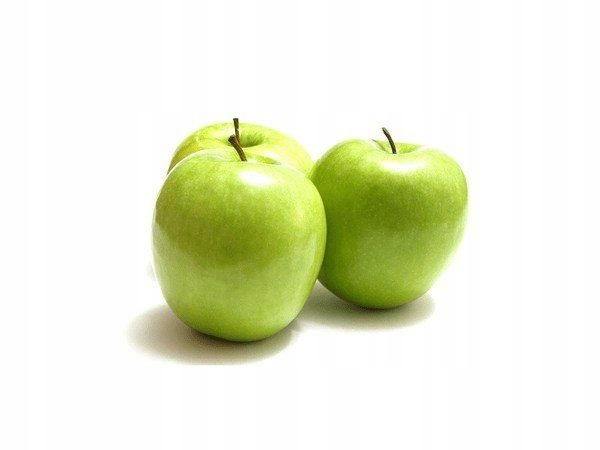
#> input picture notebooks/jablka.jpeg, 600 x 450 px
$ jupyter execute --allow-errors FourthClasses.ipynb
#> lines starting #> are read from the running program, lines starting #| are printed output that depends on the picture; after the words box and inside, x2 and y2 are one past the last pixel; in counts of white or black regions, pixels touching at a corner belong together
[cell 1]
import matplotlib.pyplot as plt
import matplotlib.animation as anim
import numpy as np

def uzupelnij_plik():
    f = open("dane.txt","w+")
    w = str(list(range(100))).replace(",","").replace("[","").replace("]","")
    print(w)
    f.write(w)
    f.close()

def odczytaj():
    f = open("dane.txt","r")
    w = f.read().split(" ")
    y = []
    for el in w:            # y = [float(el) for el in w]
        y.append(float(el)) #
    f.close()
    return y

uzupelnij_plik()
yvalues = odczytaj()
fig = plt.figure(1)
lines = plt.plot(yvalues)
# plt.xlabel("dane")

def update(i):
    # generuj()
    y = odczytaj()
    plt.clf()
    plt.plot(y)
    # lines[0].set_xdata(range(len(y)))
    # lines[0].set_ydata(y)
    # return lines

ani = anim.FuncAnimation(fig, update, interval=100)
plt.show()
#> figure, not shown here; curve peaks at x = 99, y = 99

[cell 2]
import matplotlib.pyplot as plt
import matplotlib.animation as anim
import numpy as np

def uzupelnij_plik():
    f = open("dane.txt","w")
    w = str(list(range(100))).replace(",","").replace("[","").replace("]","")
    print(w)
    f.write(w)
    f.close()

def odczytaj():
    f = open("dane.txt","r")
    w = f.read().split(" ")
    y = []
    for el in w:            # y = [float(el) for el in w]
        y.append(float(el)) #
    f.close()
    return y

def generuj():
    f = open("dane.txt","a")
    f.write(" "+str(np.random.uniform(0,50)))
    f.close()

uzupelnij_plik()
yvalues = odczytaj()
fig = plt.figure(1)
lines = plt.plot(yvalues)
# plt.xlabel("dane")

def update(i):
    generuj()
    y = odczytaj()
    plt.clf()
    plt.plot(y)
    # lines[0].set_xdata(range(len(y)))
    # lines[0].set_ydata(y)
    # return lines

ani = anim.FuncAnimation(fig, update, interval=100)
plt.show()
#> figure, not shown here; curve peaks at x = 99, y = 99

[cell 3]
import numpy as np
y = [1, 1, 1]
print(y*3)
x = np.zeros((3,4))
x = 3*np.ones((3,4))
print(x)

[cell 4]
import numpy as np
import matplotlib.pyplot as plt

x = np.linspace(-5,5,200)
y = x**2-5*x+3

plt.plot(x,y)
plt.show()
#> figure, not shown here; curve peaks at x = -5, y = 53

[cell 5]
import numpy as np
import matplotlib.pyplot as plt
import matplotlib.animation as anim

def update(i):
    x = np.linspace(-5,5,i)
    y = x**2-5*x+3
    plt.clf()
    plt.plot(x,y)

x = np.linspace(-5,5,1)
y = x**2-5*x+3
fig = plt.figure(1)

plt.plot(x,y)
ani = anim.FuncAnimation(fig, update, interval=10, frames=100, repeat=False)
plt.show()

[cell 6]
import numpy as np
import matplotlib.pyplot as plt
import matplotlib.animation as anim

def update(i):
    x = np.linspace(-5,-5+i/10,200)
    y = np.sin(x)
    plt.clf()
    plt.plot(x,y)

x = np.linspace(-5,-5,200)
y = np.sin(x)
fig = plt.figure(1)

plt.plot(x,y)
ani = anim.FuncAnimation(fig, update, interval=10)
plt.show()

[cell 7]
import numpy as np
import matplotlib.pyplot as plt
import matplotlib.animation as anim

def update(i):
    x = np.linspace(-5,-5+i/10,200)
    y = np.sin(x)
    z = np.cos(x)
    plt.clf()
    plt.plot(x,y,'o')
    plt.plot(x,z,'x')
    plt.xlim([-5, 50])

x = np.linspace(-5,-5,200)
y = np.sin(x)
z = np.cos(x)
plt.plot(x,z)
fig = plt.figure(1)

plt.plot(x,y)
ani = anim.FuncAnimation(fig, update, interval=10)
plt.show()

[cell 8]
import numpy as np
import matplotlib.pyplot as plt
import matplotlib.animation as anim

def update(i):
    x = np.linspace(-5,-5+i/10,200)
    y = -np.exp(-x)/10+x**2-5*x+3 + 10*x*np.sin(x)
    plt.clf()
    plt.plot(x,y)

x = np.linspace(-5,-5,200)
y = -np.exp(-x)/10+x**2-5*x+3 + x*np.sin(x)
fig = plt.figure(1)

plt.plot(x,y)
ani = anim.FuncAnimation(fig, update, interval=10)
plt.show()

[cell 9]
import numpy as np
import matplotlib.pyplot as plt
import matplotlib.animation as anim

def update(i):
    x = np.linspace(-5,-5+i/10,200)
    y = -np.exp(-x)/10+x**2-5*x+3 + 10*x*np.sin(x)+10*np.random.uniform(size=x.size)
    plt.clf()
    plt.plot(x,y)

x = np.linspace(-5,-5,200)
y = -np.exp(-x)/10+x**2-5*x+3 + x*np.sin(x)
fig = plt.figure(1)

plt.plot(x,y)
ani = anim.FuncAnimation(fig, update, interval=10)
plt.show()

[cell 10]
import numpy as np
import matplotlib.pyplot as plt
import matplotlib.animation as anim

# [5 lines of commented-out code are left out]

x = np.linspace(-5,50,2000)
y = x*np.sin(x)
fig = plt.figure(1)

plt.xkcd()
plt.plot(x,y)
plt.annotate("Przykładowy tekst",[10,20])
# ani = anim.FuncAnimation(fig, update, interval=10)
plt.show()
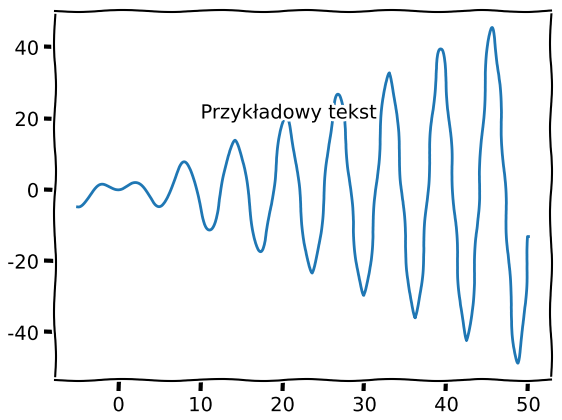
#> figure drawn by matplotlib, 1 panel; curve peaks at x = 45.57, y = 45.56

[cell 11]
import numpy as np
import matplotlib.pyplot as plt
import mpl_toolkits.mplot3d

z = np.linspace(-20,20,200)
w1 = np.cos(z)
w2 = np.sin(z)

ax = plt.axes(projection='3d')
ax.plot(w1,w2,z)
ax.scatter(w1+0.1*np.random.uniform(-1,1,size=w1.size),\
           w2+0.1*np.random.uniform(-1,1,size=w1.size),\
           z+0.1*np.random.uniform(-1,1,size=w1.size))
plt.show()
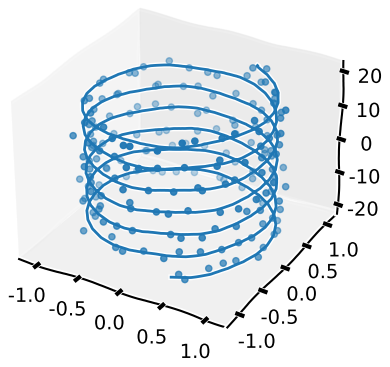
#> figure drawn by matplotlib, 1 panel

[cell 12]
import numpy as np
import matplotlib.pyplot as plt
import matplotlib.animation as anim
import mpl_toolkits.mplot3d

def update(i):
    ax.view_init(elev=30, azim=30+i)

x = np.linspace(0,10,100)
y = np.linspace(0,10,100)

X, Y = np.meshgrid(x, y)
Z = np.cos(X)+np.sin(Y)

fig = plt.figure()
ax = plt.axes(projection='3d')
# ax.plot_wireframe(X,Y,Z,color='red')
ax.plot_surface(X,Y,Z,cmap='plasma')
ax.view_init(elev=30, azim=30)

ani = anim.FuncAnimation(fig, update)
plt.show()
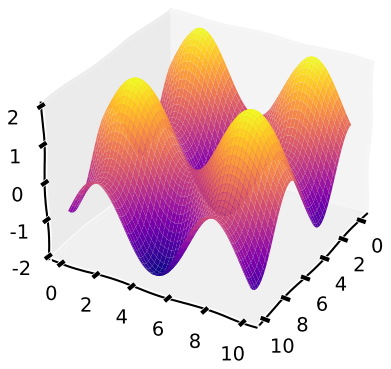
#> figure drawn by matplotlib, 1 panel

[cell 13]
import numpy as np
import matplotlib.pyplot as plt
import matplotlib.animation as anim
import mpl_toolkits.mplot3d

x = np.linspace(0,10,100)
y = np.linspace(0,10,100)

X, Y = np.meshgrid(x, y)
Z = np.cos(X)+np.sin(Y)

global xr, yr, zr

fig = plt.figure()
ax = plt.axes(projection='3d')
xr = np.array(np.random.uniform(0,10))
yr = np.array(np.random.uniform(0,10))
zr = np.array(np.cos(xr) + np.sin(yr))
ax.scatter(xr,yr,zr,color='red')
ax.plot_wireframe(X,Y,Z)

def update(i):
    global xr, yr, zr
    nx, ny = np.random.uniform(0,10), np.random.uniform(0,10)
    xr=np.append(xr,nx)
    yr=np.append(yr,ny)
    zr=np.append(zr,np.cos(nx)+np.sin(ny))
    ax.cla()
    ax.scatter(xr,yr,zr,color='red')
    ax.plot(xr,yr,zr,color='green')
    ax.plot_wireframe(X,Y,Z)

ani = anim.FuncAnimation(fig, update)
plt.show()
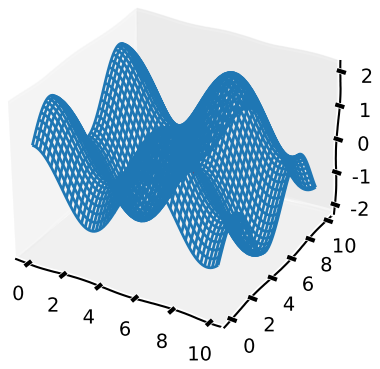
#> figure drawn by matplotlib, 1 panel

[cell 14]
import numpy as np
import matplotlib.pyplot as plt
import matplotlib.animation as anim
import mpl_toolkits.mplot3d

x = np.linspace(0,10,100)
y = np.linspace(0,10,100)

X, Y = np.meshgrid(x, y)
Z = np.cos(X)+np.sin(Y)

global xr, yr, zr

fig = plt.figure()
ax = plt.axes(projection='3d')
xr = np.array(np.random.uniform(0,10))
yr = np.array(np.random.uniform(0,10))
zr = np.array(np.cos(xr) + np.sin(yr))
ax.scatter(xr,yr,zr,color='red')
ax.plot_wireframe(X,Y,Z)

def update(i):
    global xr, yr, zr
    nx, ny = np.random.uniform(0,10), np.random.uniform(0,10)
    nz = np.cos(nx)+np.sin(ny)
    if nz<zr.min():
        xr=np.append(xr,nx)
        yr=np.append(yr,ny)
        zr=np.append(zr,nz)
    ax.cla()
    ax.scatter(xr,yr,zr,color='red')
    ax.plot(xr,yr,zr,color='green')
    ax.plot_wireframe(X,Y,Z)

ani = anim.FuncAnimation(fig, update)
plt.show()

[cell 15]
import numpy as np
import cv2
import matplotlib.pyplot as plt

obrazek = cv2.imread("jablka.jpeg")
#> obrazek is the input picture: shape (450, 600, 3); mean B, G, R 213.7, 237.4, 233.5
cv2.imshow("Obrazek1", obrazek)
obrazek_b = obrazek[:,:,2]
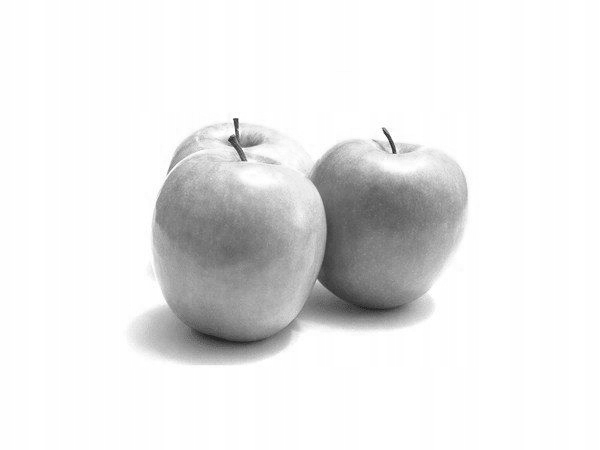
#> obrazek_b: shape (450, 600); min 20, max 255, mean 233.5
obrazek_n = obrazek
obrazek_n[:,:,0] = 0
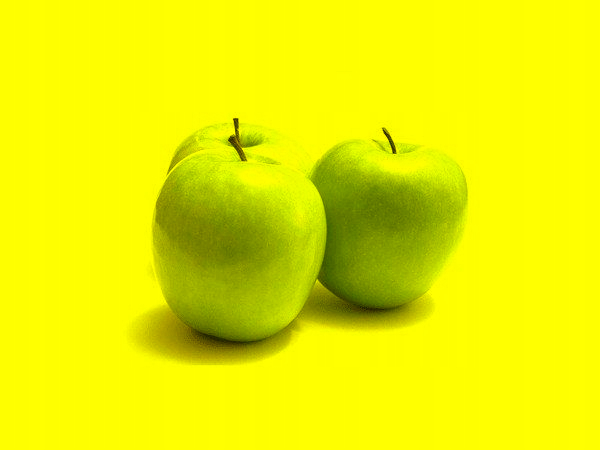
#> obrazek_n: shape (450, 600, 3); mean B, G, R 0, 237.4, 233.5
cv2.imshow("Obrazek", obrazek_b)
ret, mask = cv2.threshold(obrazek_b,150,255,cv2.THRESH_BINARY)
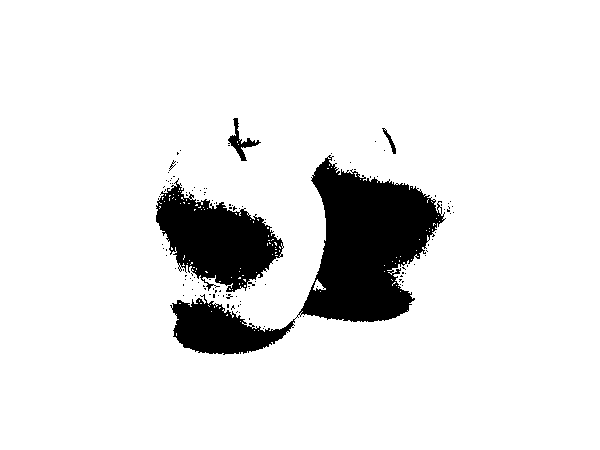
#> mask: shape (450, 600); 90.1% white; 121 black regions (116 under 20 px), largest, box (x1, y1, x2, y2) and area: (170, 155, 446, 355) 18269, (156, 178, 284, 292) 7778, (228, 118, 261, 161) 370, (382, 128, 396, 154) 96, (169, 160, 176, 171) 21

obrazek3 = cv2.bitwise_and(obrazek,obrazek, mask=mask)
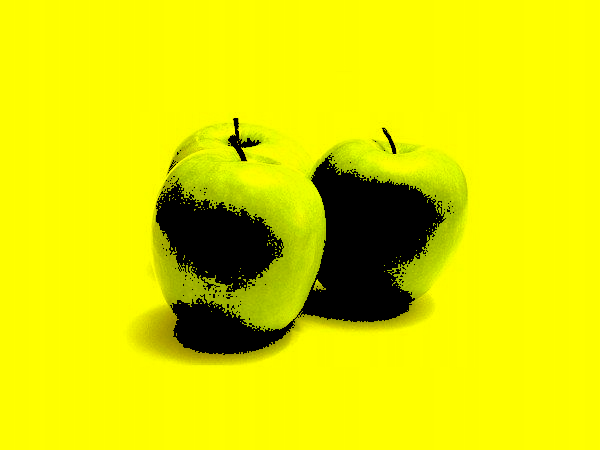
#> obrazek3: shape (450, 600, 3); mean B, G, R 0, 223.7, 221.6
cv2.imshow("Obrazek2", obrazek3)
cv2.waitKey(0)
cv2.destroyWindow("Obrazek")

# obrazek_b = cv2.cvtColor(obrazek_b,cv2.COLOR_BGR2RGB)
# plt.imshow(obrazek_b)
# plt.show()

[cell 16]
import numpy as np
import cv2
import matplotlib.pyplot as plt

jablka = cv2.imread("jablka.jpeg")
pomarancze = cv2.imread("orange.jpg")
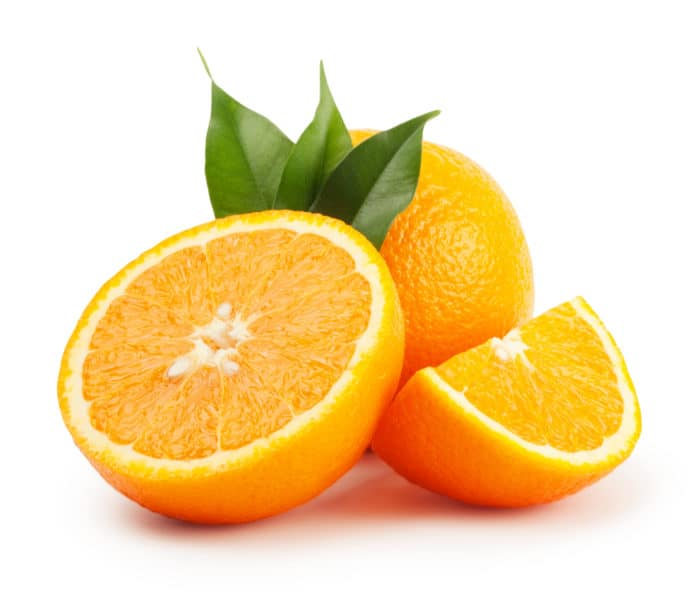
#> input picture notebooks/orange.jpg, 696 x 592 px
#> pomarancze is the input picture: shape (592, 696, 3); mean B, G, R 166.3, 215.5, 242.8

jablka2 = jablka[:500,:800,:]
pomarancze2 = pomarancze[:500,:800,:]
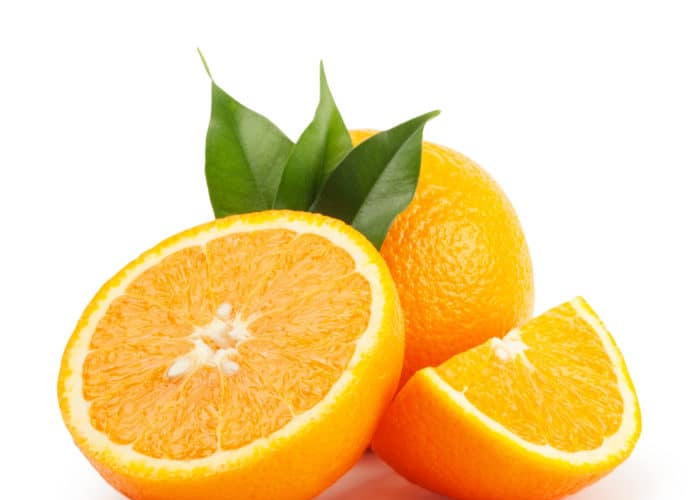
#> pomarancze2: shape (500, 696, 3); mean B, G, R 158.1, 214.7, 242.7

#> (the rest of this cell did not finish here and is left out)
